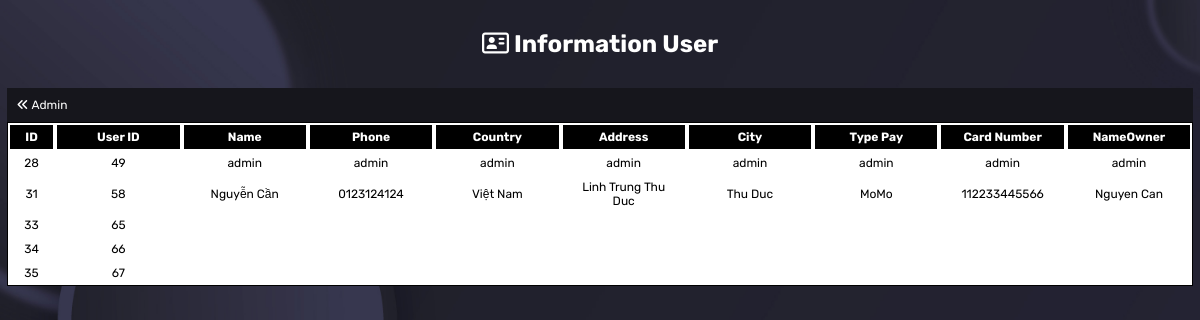
The page /admin/actions-data/orders/infor-user.php (signed in) on the database its author committed.
### tables this page shows
CREATE TABLE `information_user` (
  `id` int(11) NOT NULL,
  `userid` int(11) NOT NULL,
  `fullname` varchar(100) NOT NULL,
  `numberphone` varchar(100) NOT NULL,
  `country` varchar(100) NOT NULL,
  `address` varchar(200) NOT NULL,
  `city` varchar(100) NOT NULL,
  `typepaycard` varchar(100) NOT NULL,
  `cardnumber` varchar(100) NOT NULL,
  `nameowner` varchar(100) NOT NULL
);

### admin/actions-data/orders/infor-user.php (the view, shortened to what this page needs)
<!DOCTYPE html>
<html lang="en">
<head>
    <link rel="stylesheet" href="../../../assets/css/management.css">
    <link rel="stylesheet" href="https://cdnjs.cloudflare.com/ajax/libs/font-awesome/6.4.2/css/all.min.css">
    <link rel="stylesheet" href="https://cdn.jsdelivr.net/npm/sweetalert2@10.16.6/dist/sweetalert2.min.css">
</head>
<body>
    <div>
        <h1><i class="fa-regular fa-address-card"></i> Information User</h1>
        <div class="admin-actions">
            <a href="../../admin.php"><i class="fa-solid fa-angles-left"></i> Admin</a>
        </div>
        <table class="view viewproduct">
            <tr class="indent">
                <td>ID</td>
                <td>User ID</td>
                <td>Name</td>
                <td>Phone</td>
                <td>Country</td>
                <td>Address</td>
                <td>City</td>
                <td>Type Pay</td>
                <td>Card Number</td>
                <td>NameOwner</td>
            </tr>
            <?php
            require '../auth-role-admin.php';
            $query = " SELECT * FROM information_user";
            $results = mysqli_query($conn, $query);
            while ($row = mysqli_fetch_array($results)){
                ?>
                <tr>
                    <td><?php echo $row['id'] ?></td>
                    <td><?php echo $row['userid'] ?></td>
                    <td><?php echo $row['fullname'] ?></td>
                    <td><?php echo $row['numberphone'] ?></td>
                    <td><?php echo $row['country'] ?></td>
                    <td><?php echo $row['address'] ?></td>
                    <td><?php echo $row['city'] ?></td>
                    <td><?php echo $row['typepaycard'] ?></td>
                    <td><?php echo $row['cardnumber'] ?></td>
                    <td><?php echo $row['nameowner'] ?></td>
                </tr>
                <?php
            }
            ?>
        </table>
    </div>
</body>
</html>

### assets/css/management.css (style rules this page uses)
* { padding: 0; margin: 0; }
body { display: flex; font-size: 12px; justify-content: center; font-family: 'Rubik', sans-serif; background-color: black; background-image: url('../images/background-admin.jpg'); background-size: cover; background-repeat: no-repeat; height: 100vh; }
h1 { text-align: center; color: rgb(255, 255, 255); }
body > div { margin-top: 30px; }
.admin-actions { display: flex; justify-content: space-between; background-color: #16161c; padding: 10px; margin-top: 30px; }
.admin-actions a { color: white; text-decoration: none; }
table.view { border-color: black; background-color: white; }
.viewproduct tr { display: grid; grid-template-columns: 3% repeat(10,1fr); }
table.view tr { align-items: center; }
table { width: 100%; border: 1px solid ; padding: 10px 0px; border-collapse: collapse; }
.indent td { background-color: black; color: white; margin: 2px 2px; font-weight: bold; }
td { padding: 5px 10px; text-align: center; overflow: hidden; text-wrap: wrap; }

### admin/actions-data/orders/infor-user.php (style rules this page uses)
.viewproduct tr { grid-template-columns: 4% repeat(9,1fr); }

### rows shown on the page
information_user: id "28", userid "49", fullname "admin", numberphone "admin", country "admin", address "admin", city "admin", typepaycard "admin", cardnumber "admin", nameowner "admin"
information_user: id "31", userid "58", fullname "Nguyễn Cần", numberphone "0123124124", country "Việt Nam", address "Linh Trung Thu Duc", city "Thu Duc", typepaycard "MoMo", cardnumber "112233445566", nameowner "Nguyen Can"
information_user: id "33", userid "65"
information_user: id "34", userid "66"
information_user: id "35", userid "67"
